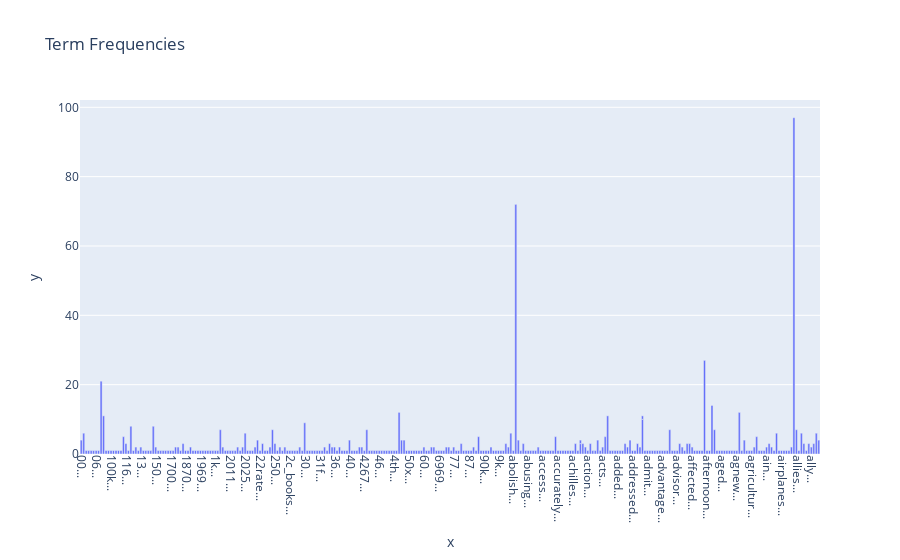

Notebook code cell kept with this figure:
### Markdown cell above
### >>> **Exercise 13:**

### Code cell
# Answer here

import plotly.express as px

term_frequencies = np.asarray(x_counts.sum(axis=0))[0] # 改用 numpy sum

# 改用 plotly 畫出前 300 個詞
fig = px.bar(x=[f'{voc[:10]}...' for voc in count_vect.get_feature_names_out()[:300]],
             y=term_frequencies[:300],
             title="Term Frequencies")
fig.update_xaxes(tickangle=90)
fig.show()

### Figure 1 — Plotly figure (JSON) as saved in the notebook; plotly's stock layout.template omitted (floating-point values rounded to 4 significant figures; data arrays with more than 128 entries replaced by an {"elided": "..."} marker saying what was removed)
{"data": [{"hovertemplate": "x=%{x}<br>y=%{y}<extra></extra>", "legendgroup": "", "marker": {"color": "#636efa", "pattern": {"shape": ""}}, "name": "", "orientation": "v", "showlegend": false, "textposition": "auto", "type": "bar", "x": {"elided": "300 str values"}, "xaxis": "x", "y": {"elided": "300 int values"}, "yaxis": "y"}], "layout": {"barmode": "relative", "legend": {"tracegroupgap": 0}, "title": {"text": "Term Frequencies"}, "xaxis": {"anchor": "y", "domain": [0, 1], "tickangle": 90, "title": {"text": "x"}}, "yaxis": {"anchor": "x", "domain": [0, 1], "title": {"text": "y"}}}}
